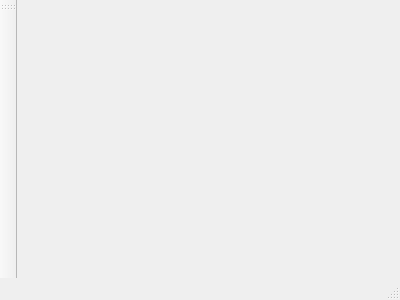
<?xml version="1.0" encoding="UTF-8"?>
<ui version="4.0">
 <class>MainWindow</class>
 <widget class="QMainWindow" name="MainWindow">
  <property name="geometry">
   <rect>
    <x>0</x>
    <y>0</y>
    <width>400</width>
    <height>300</height>
   </rect>
  </property>
  <property name="windowTitle">
   <string>MainWindow</string>
  </property>
  <widget class="QWidget" name="centralWidget"/>
  <widget class="QMenuBar" name="menuBar">
   <property name="geometry">
    <rect>
     <x>0</x>
     <y>0</y>
     <width>400</width>
     <height>27</height>
    </rect>
   </property>
  </widget>
  <widget class="QToolBar" name="mainToolBar">
   <attribute name="toolBarArea">
    <enum>LeftToolBarArea</enum>
   </attribute>
   <attribute name="toolBarBreak">
    <bool>true</bool>
   </attribute>
  </widget>
  <widget class="QStatusBar" name="statusBar"/>
 </widget>
 <layoutdefault spacing="6" margin="11"/>
 <resources/>
 <connections/>
</ui>
